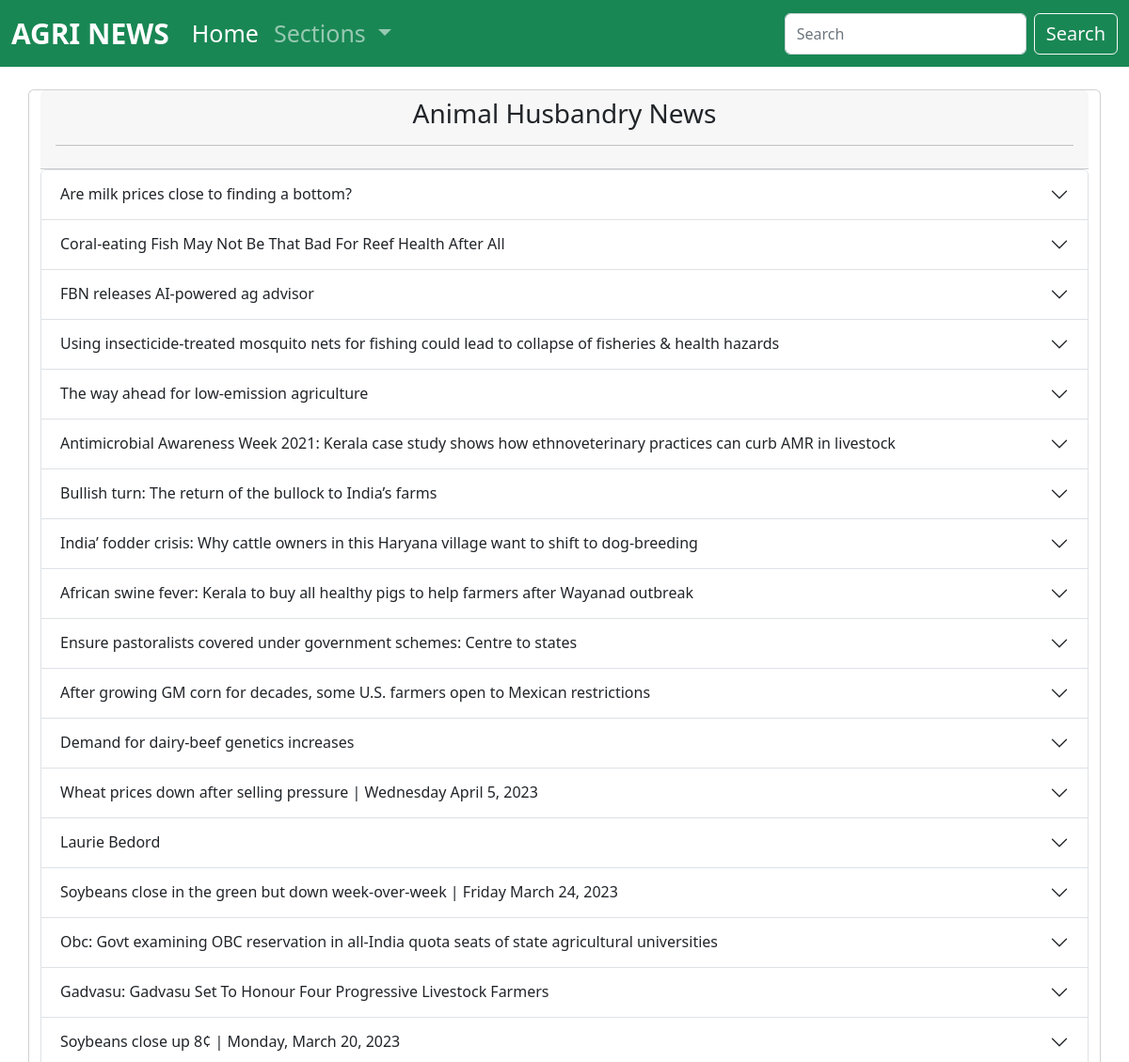
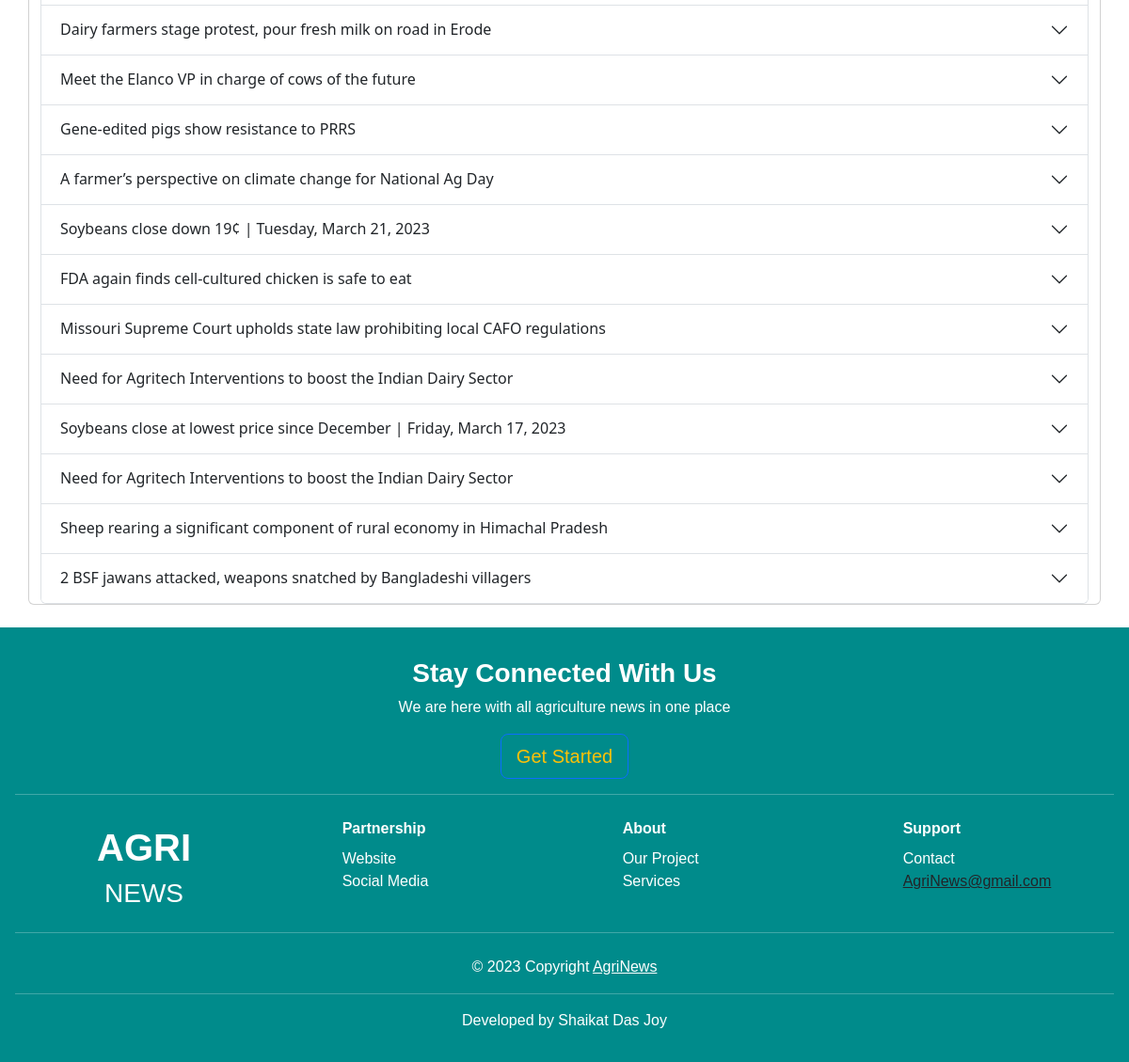
The app's page /animal-husbandry/ with its own data (2 pictures, top to bottom).
### article/models.py (models this page shows, shortened)
class Animal_Husbandry(models.Model):
    title = models.CharField(max_length=255)
    slug = models.SlugField(max_length=255,blank=True)
    text = models.TextField()
    date = models.DateTimeField(null=True,blank=True)
    url = models.URLField()
    class Meta:
        verbose_name = "Animal_Husbandry"
        verbose_name_plural = "Animal_Husbandrys"

### article/views.py (the view)
# urls.py: path('animal-husbandry/', Animal_Husbandry_article_view,name='animal-husbandry'),
def Animal_Husbandry_article_view(request):
    if request.method == "GET":
        print("ingov")
        query = request.GET.get("q")
        if query is not None:
            lookups = Q(title__icontains=query)
            news = Animal_Husbandry.objects.filter(lookups).distinct()
        else:
            news =  Animal_Husbandry.objects.all().order_by('-id')[:30]
    context = {
        'heading' : "Animal Husbandry News",
        'news_list': news
    }
    return render(request, 'gov.html', context)

### templates/gov.html (shortened to what this page needs)
{% extends "base.html" %}
{% block content %}
    <div class="container my-4">
        <div class="row">
                <div class="card">
                    <div class="card-header text-center">
                        <h3>{{ heading }}</h3>
                        <hr>
                    </div>
                    <div class="accordion" id="accordionExample">
                        {% for news in news_list %}
                        <div class="accordion-item">
                            <h2 class="accordion-header" id="heading{{ forloop.counter }}">
                                <button class="accordion-button collapsed" type="button" data-bs-toggle="collapse"
                                        data-bs-target="#collapse{{ forloop.counter }}" aria-expanded="false" aria-controls="collapse{{ forloop.counter }}">
                                    {{ news.title }}
                                </button>
                            </h2>
                        </div>
                    {% endfor %}
                    </div>
                </div>
        </div>
    </div>
{% endblock %}

### templates/base.html (shortened to what this page needs)
<!DOCTYPE html>
<html lang="en">
<head>
    <link href="https://cdnjs.cloudflare.com/ajax/libs/twitter-bootstrap/5.1.3/css/bootstrap.min.css" rel="stylesheet">
    <link href="https://cdn.jsdelivr.net/npm/bootstrap@5.2.3/dist/css/bootstrap.min.css" rel="stylesheet"
 />
    {% load static %}
    <link rel="stylesheet" href="{% static 'style.css' %}">
</head>
<body>
    <nav class="navbar navbar-expand-lg navbar-dark bg-success">
        <div class="container-fluid">
            <a class="navbar-brand" href="/"><b>AGRI NEWS</b></a>
            <div class="collapse navbar-collapse" id="navbarSupportedContent">
                <ul class="navbar-nav me-auto mb-2 mb-lg-0">
                    <li class="nav-item">
                        <a class="nav-link active" aria-current="page" href="/">Home</a>
                    </li>
                    <li class="nav-item dropdown">
                        <a class="nav-link dropdown-toggle" href="#" role="button" data-bs-toggle="dropdown"
                            aria-expanded="false">
                            Sections
                        </a>
                    </li>
                </ul>
                <form action="" method="GET" value="{{ request.GET.q }}" class="d-flex" role="search">
                    <input class="form-control me-2" type="search" name="q" value="{{ request.GET.q }}" placeholder="Search" aria-label="Search" />
                    <button class="btn btn-outline-light" type="submit" name="submit"  value="search">
                        Search
                    </button>
                </form>
            </div>
        </div>
    </nav>
    {% block content %}
    {% endblock %}
<footer class="sticky-footer">
        <div class="container-fluid  text-white p-3" style="font-family: 'Poppins', sans-serif; background: darkcyan;">
        <div class="mt-3 ">
            <h3 class="text-center fw-bold">Stay Connected With Us</h3>
            <p class="text-center">We are here with all agriculture news in one place </p>
            <center><a class="btn btn-outline-primary btn-lg text-warning" href="/" role="button">Get Started</a></center>
            <hr>
        </div>
        <div class="row justify-content-around text-center text-md-start">
            <div class="col-md-2 text-center">
                <h1 class="fw-bold mt-3 ">AGRI</h1>
                <h3>NEWS</h3>
            </div>
            <div class="col-md-2">
                <ul class="list-unstyled">
                    <li class="fw-bold my-2">Partnership</li>
                    <li> <a href="/" class="text-decoration-none text-white">Website</a> </li>
                    <li> <a href="/" class="text-decoration-none text-white"> Social Media</a></li>
                </ul>
            </div>
            <div class="col-md-2">
                <ul class="list-unstyled">
                    <li class="fw-bold my-2">About</li>
                    <li> <a href="#" class="text-decoration-none text-white">Our Project</a> </li>
                    <li> <a href="/" class="text-decoration-none text-white">Services</a> </li>
                </ul>
            </div>
            <div class="col-md-2">
                <ul class="list-unstyled">
                    <li class="fw-bold my-2">Support</li>
                    <li> <a href="/" class="text-decoration-none text-white">Contact</a> </li>
                    <li> <a href="/" class="text-dark">AgriNews@gmail.com</a> </li>
                </ul>
            </div>
        </div>
        <hr>
        <div class="row">
            <div class="col-md-12 text-center pt-2">
                <p>&copy; 2023 Copyright <a href="/" class="text-white">AgriNews</a></p>
                <hr>
                <p> Developed by Shaikat Das Joy</p>
            </div>
        </div>
    </div>
</footer>
</body>
</html>

### static/style.css (style rules this page uses)
.navbar-expand-lg .navbar-collapse { display: flex!important; flex-basis: auto; font-size: 25px; }
.navbar-brand { padding-top: var(--bs-navbar-brand-padding-y); padding-bottom: var(--bs-navbar-brand-padding-y); margin-right: var(--bs-navbar-brand-margin-end); font-size: 30px; color: var(--bs-navbar-brand-color); text-decoration: none; white-space: nowrap; }
.btn-outline-light { --bs-btn-color: #f8f9fa; --bs-btn-border-color: #f8f9fa; --bs-btn-hover-color: #000; --bs-btn-hover-bg: #f8f9fa; --bs-btn-hover-border-color: #f8f9fa; --bs-btn-focus-shadow-rgb: 248,249,250; --bs-btn-active-color: #000; --bs-btn-active-bg: #f8f9fa; --bs-btn-active-border-color: #f8f9fa; --bs-btn-active-shadow: inset 0 3px 5pxrgba(0, 0, 0, 0.125); --bs-btn-disabled-color: #f8f9fa; --bs-btn-disabled-bg: transparent; --bs-btn-disabled-border-color: #f8f9fa; --bs-gradient: none; font-size: 20px; }
body { min-height: 100vh; }
.sticky-footer { position: sticky; top: 100%; }

### records on screen
Animal_Husbandry: title "Are milk prices close to finding a bottom?"
Animal_Husbandry: title "Coral-eating Fish May Not Be That Bad For Reef Health After All"
Animal_Husbandry: title "FBN releases AI-powered ag advisor"
Animal_Husbandry: title "Using insecticide-treated mosquito nets for fishing could lead to collapse of fisheries & health hazards"
Animal_Husbandry: title "The way ahead for low-emission agriculture"
Animal_Husbandry: title "Antimicrobial Awareness Week 2021: Kerala case study shows how ethnoveterinary practices can curb AMR in livestock"
Animal_Husbandry: title "Bullish turn: The return of the bullock to India’s farms"
Animal_Husbandry: title "India’ fodder crisis: Why cattle owners in this Haryana village want to shift to dog-breeding"
Animal_Husbandry: title "African swine fever: Kerala to buy all healthy pigs to help farmers after Wayanad outbreak"
Animal_Husbandry: title "Ensure pastoralists covered under government schemes: Centre to states"
Animal_Husbandry: title "After growing GM corn for decades, some U.S. farmers open to Mexican restrictions"
Animal_Husbandry: title "Demand for dairy-beef genetics increases"
Animal_Husbandry: title "Wheat prices down after selling pressure | Wednesday April 5, 2023"
Animal_Husbandry: title "Laurie Bedord"
Animal_Husbandry: title "Soybeans close in the green but down week-over-week | Friday March 24, 2023"
Animal_Husbandry: title "Obc: Govt examining OBC reservation in all-India quota seats of state agricultural universities"
Animal_Husbandry: title "Gadvasu: Gadvasu Set To Honour Four Progressive Livestock Farmers"
Animal_Husbandry: title "Soybeans close up 8¢ | Monday, March 20, 2023"
Animal_Husbandry: title "Dairy farmers stage protest, pour fresh milk on road in Erode"
Animal_Husbandry: title "Meet the Elanco VP in charge of cows of the future"
Animal_Husbandry: title "Gene-edited pigs show resistance to PRRS"
Animal_Husbandry: title "A farmer’s perspective on climate change for National Ag Day"
Animal_Husbandry: title "Soybeans close down 19¢ | Tuesday, March 21, 2023"
Animal_Husbandry: title "FDA again finds cell-cultured chicken is safe to eat"
Animal_Husbandry: title "Missouri Supreme Court upholds state law prohibiting local CAFO regulations"
Animal_Husbandry: title "Need for Agritech Interventions to boost the Indian Dairy Sector"
Animal_Husbandry: title "Soybeans close at lowest price since December | Friday, March 17, 2023"
Animal_Husbandry: title "Need for Agritech Interventions to boost the Indian Dairy Sector"
Animal_Husbandry: title "Sheep rearing a significant component of rural economy in Himachal Pradesh"
Animal_Husbandry: title "2 BSF jawans attacked, weapons snatched by Bangladeshi villagers"

### other values on screen
{{ heading }} "Animal Husbandry News"
